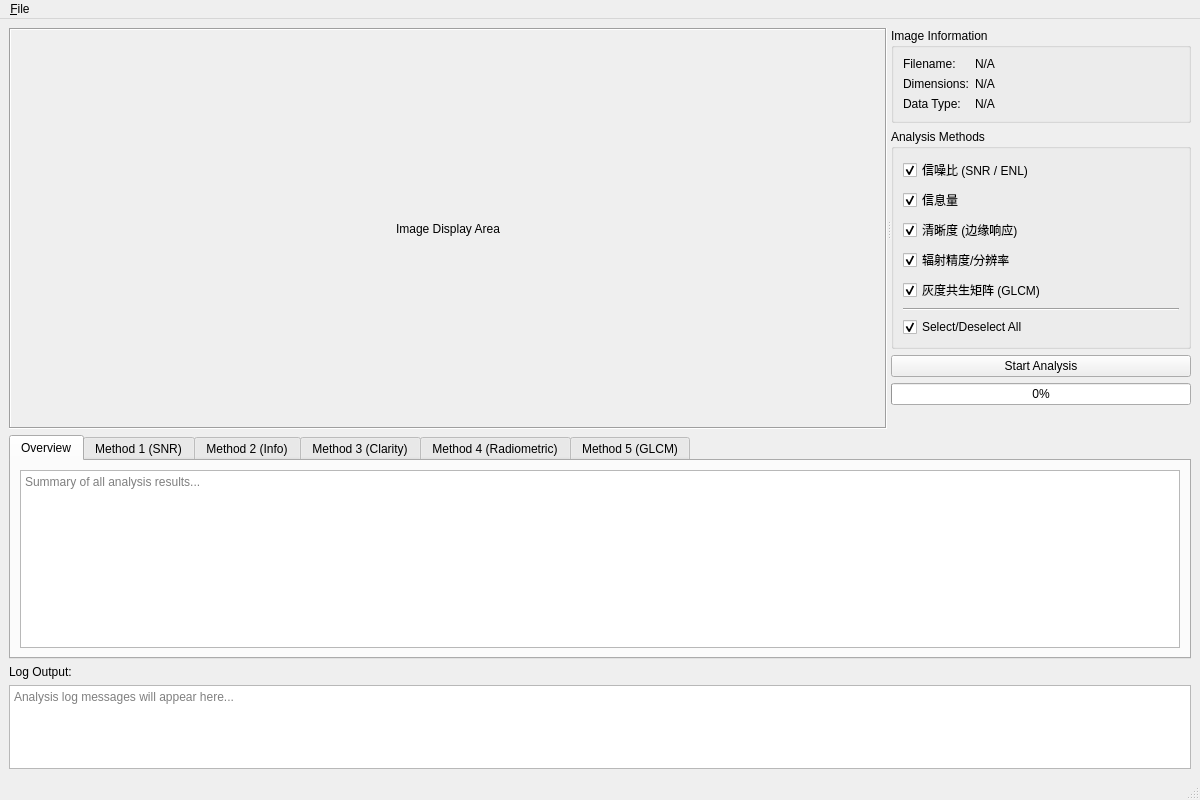
<?xml version="1.0" encoding="UTF-8"?>
<ui version="4.0">
    <class>MainWindow</class>
    <widget class="QMainWindow" name="MainWindow">
        <property name="geometry">
            <rect>
                <x>0</x>
                <y>0</y>
                <width>1200</width>
                <height>800</height>
            </rect>
        </property>
        <property name="windowTitle">
            <string>SAR Image Analyzer</string>
        </property>
        <widget class="QWidget" name="centralwidget">
            <layout class="QVBoxLayout" name="verticalLayout_Main">
                <item>
                    <widget class="QSplitter" name="mainSplitter">
                        <property name="orientation">
                            <enum>Qt::Horizontal</enum>
                        </property>
                        <widget class="QWidget" name="imageWidgetContainer" native="true">
                            <property name="sizePolicy">
                                <sizepolicy hsizetype="Expanding" vsizetype="Expanding">
                                    <horstretch>1</horstretch>
                                    <verstretch>1</verstretch>
                                </sizepolicy>
                            </property>
                            <layout class="QVBoxLayout" name="verticalLayout_Image">
                                <property name="leftMargin">
                                    <number>0</number>
                                </property>
                                <property name="topMargin">
                                    <number>0</number>
                                </property>
                                <property name="rightMargin">
                                    <number>0</number>
                                </property>
                                <property name="bottomMargin">
                                    <number>0</number>
                                </property>
                                <item>
                                    <widget class="QLabel" name="imageDisplayLabel">
                                        <property name="text">
                                            <string>Image Display Area</string>
                                        </property>
                                        <property name="alignment">
                                            <set>Qt::AlignCenter</set>
                                        </property>
                                        <property name="sizePolicy">
                                            <sizepolicy hsizetype="Expanding" vsizetype="Expanding">
                                                <horstretch>0</horstretch>
                                                <verstretch>0</verstretch>
                                            </sizepolicy>
                                        </property>
                                        <property name="frameShape">
                                            <enum>QFrame::Box</enum>
                                        </property>
                                        <property name="frameShadow">
                                            <enum>QFrame::Sunken</enum>
                                        </property>
                                    </widget>
                                </item>
                            </layout>
                        </widget>
                        <widget class="QWidget" name="controlPanelWidget" native="true">
                            <property name="sizePolicy">
                                <sizepolicy hsizetype="Preferred" vsizetype="Preferred">
                                    <horstretch>0</horstretch>
                                    <verstretch>0</verstretch>
                                </sizepolicy>
                            </property>
                            <property name="minimumSize">
                                <size>
                                    <width>300</width>
                                    <height>0</height>
                                </size>
                            </property>
                            <layout class="QVBoxLayout" name="verticalLayout_Controls">
                                <item>
                                    <widget class="QGroupBox" name="imageInfoGroupBox">
                                        <property name="title">
                                            <string>Image Information</string>
                                        </property>
                                        <layout class="QFormLayout" name="formLayout_Info">
                                            <item row="0" column="0">
                                                <widget class="QLabel" name="labelFilename">
                                                    <property name="text">
                                                        <string>Filename:</string>
                                                    </property>
                                                </widget>
                                            </item>
                                            <item row="0" column="1">
                                                <widget class="QLabel" name="valueFilename">
                                                    <property name="text">
                                                        <string>N/A</string>
                                                    </property>
                                                </widget>
                                            </item>
                                            <item row="1" column="0">
                                                <widget class="QLabel" name="labelDimensions">
                                                    <property name="text">
                                                        <string>Dimensions:</string>
                                                    </property>
                                                </widget>
                                            </item>
                                            <item row="1" column="1">
                                                <widget class="QLabel" name="valueDimensions">
                                                    <property name="text">
                                                        <string>N/A</string>
                                                    </property>
                                                </widget>
                                            </item>
                                            <item row="2" column="0">
                                                <widget class="QLabel" name="labelDataType">
                                                    <property name="text">
                                                        <string>Data Type:</string>
                                                    </property>
                                                </widget>
                                            </item>
                                            <item row="2" column="1">
                                                <widget class="QLabel" name="valueDataType">
                                                    <property name="text">
                                                        <string>N/A</string>
                                                    </property>
                                                </widget>
                                            </item>
                                        </layout>
                                    </widget>
                                </item>
                                <item>
                                    <widget class="QGroupBox" name="analysisMethodsGroupBox">
                                        <property name="title">
                                            <string>Analysis Methods</string>
                                        </property>
                                        <layout class="QVBoxLayout" name="verticalLayout_Methods">
                                            <item>
                                                <widget class="QCheckBox" name="checkBoxSNR">
                                                    <property name="text">
                                                        <string>信噪比 (SNR / ENL)</string>
                                                    </property>
                                                    <property name="checked">
                                                        <bool>true</bool>
                                                    </property>
                                                </widget>
                                            </item>
                                            <item>
                                                <widget class="QCheckBox" name="checkBoxInfoContent">
                                                    <property name="text">
                                                        <string>信息量</string>
                                                    </property>
                                                    <property name="checked">
                                                        <bool>true</bool>
                                                    </property>
                                                </widget>
                                            </item>
                                            <item>
                                                <widget class="QCheckBox" name="checkBoxClarity">
                                                    <property name="text">
                                                        <string>清晰度 (边缘响应)</string>
                                                    </property>
                                                    <property name="checked">
                                                        <bool>true</bool>
                                                    </property>
                                                </widget>
                                            </item>
                                            <item>
                                                <widget class="QCheckBox"
                                                    name="checkBoxRadiometricAccuracy">
                                                    <property name="text">
                                                        <string>辐射精度/分辨率</string>
                                                    </property>
                                                    <property name="checked">
                                                        <bool>true</bool>
                                                    </property>
                                                </widget>
                                            </item>
                                            <item>
                                                <widget class="QCheckBox" name="checkBoxGLCM">
                                                    <property name="text">
                                                        <string>灰度共生矩阵 (GLCM)</string>
                                                    </property>
                                                    <property name="checked">
                                                        <bool>true</bool>
                                                    </property>
                                                </widget>
                                            </item>
                                            <item>
                                                <widget class="Line" name="line">
                                                    <property name="orientation">
                                                        <enum>Qt::Horizontal</enum>
                                                    </property>
                                                </widget>
                                            </item>
                                            <item>
                                                <widget class="QCheckBox" name="checkBoxSelectAll">
                                                    <property name="text">
                                                        <string>Select/Deselect All</string>
                                                    </property>
                                                    <property name="checked">
                                                        <bool>true</bool>
                                                    </property>
                                                </widget>
                                            </item>
                                        </layout>
                                    </widget>
                                </item>
                                <item>
                                    <widget class="QPushButton" name="startAnalysisButton">
                                        <property name="text">
                                            <string>Start Analysis</string>
                                        </property>
                                    </widget>
                                </item>
                                <item>
                                    <widget class="QProgressBar" name="progressBar">
                                        <property name="value">
                                            <number>0</number>
                                        </property>
                                        <property name="textVisible">
                                            <bool>true</bool>
                                        </property>
                                        <property name="format">
                                            <string>%p%</string>
                                        </property>
                                    </widget>
                                </item>
                                <item>
                                    <spacer name="verticalSpacer_Controls">
                                        <property name="orientation">
                                            <enum>Qt::Vertical</enum>
                                        </property>
                                        <property name="sizeHint" stdset="0">
                                            <size>
                                                <width>20</width>
                                                <height>40</height>
                                            </size>
                                        </property>
                                    </spacer>
                                </item>
                            </layout>
                        </widget>
                    </widget>
                </item>
                <item>
                    <widget class="QTabWidget" name="resultsTabWidget">
                        <property name="currentIndex">
                            <number>0</number>
                        </property>
                        <property name="sizePolicy">
                            <sizepolicy hsizetype="Expanding" vsizetype="Minimum">
                                <horstretch>0</horstretch>
                                <verstretch>0</verstretch>
                            </sizepolicy>
                        </property>
                        <property name="minimumSize">
                            <size>
                                <width>0</width>
                                <height>150</height>
                            </size>
                        </property>
                        <widget class="QWidget" name="tabOverview">
                            <attribute name="title">
                                <string>Overview</string>
                            </attribute>
                            <layout class="QVBoxLayout" name="verticalLayout_TabOverview">
                                <item>
                                    <widget class="QTextEdit" name="overviewResultsTextEdit">
                                        <property name="readOnly">
                                            <bool>true</bool>
                                        </property>
                                        <property name="placeholderText">
                                            <string>Summary of all analysis results...</string>
                                        </property>
                                    </widget>
                                </item>
                            </layout>
                        </widget>
                        <widget class="QWidget" name="tabMethod1">
                            <attribute name="title">
                                <string>Method 1 (SNR)</string>
                            </attribute>
                            <layout class="QVBoxLayout" name="verticalLayout_TabMethod1">
                                <item>
                                    <widget class="QTextEdit" name="method1ResultsTextEdit">
                                        <property name="readOnly">
                                            <bool>true</bool>
                                        </property>
                                        <property name="placeholderText">
                                            <string>Detailed results for Method 1 (e.g., SNR: 15.2)</string>
                                        </property>
                                    </widget>
                                </item>
                            </layout>
                        </widget>
                        <widget class="QWidget" name="tabMethod2">
                            <attribute name="title">
                                <string>Method 2 (Info)</string>
                            </attribute>
                            <layout class="QVBoxLayout" name="verticalLayout_TabMethod2">
                                <item>
                                    <widget class="QTextEdit" name="method2ResultsTextEdit">
                                        <property name="readOnly">
                                            <bool>true</bool>
                                        </property>
                                        <property name="placeholderText">
                                            <string>Detailed results for Method 2 (Information
                                                Content)</string>
                                        </property>
                                    </widget>
                                </item>
                            </layout>
                        </widget>
                        <widget class="QWidget" name="tabMethod3">
                            <attribute name="title">
                                <string>Method 3 (Clarity)</string>
                            </attribute>
                            <layout class="QVBoxLayout" name="verticalLayout_TabMethod3">
                                <item>
                                    <widget class="QTextEdit" name="method3ResultsTextEdit">
                                        <property name="readOnly">
                                            <bool>true</bool>
                                        </property>
                                        <property name="placeholderText">
                                            <string>Detailed results for Method 3 (Clarity / Edge
                                                Response)</string>
                                        </property>
                                    </widget>
                                </item>
                            </layout>
                        </widget>
                        <widget class="QWidget" name="tabMethod4">
                            <attribute name="title">
                                <string>Method 4 (Radiometric)</string>
                            </attribute>
                            <layout class="QVBoxLayout" name="verticalLayout_TabMethod4">
                                <item>
                                    <widget class="QTextEdit" name="method4ResultsTextEdit">
                                        <property name="readOnly">
                                            <bool>true</bool>
                                        </property>
                                        <property name="placeholderText">
                                            <string>Detailed results for Method 4 (Radiometric
                                                Accuracy / Resolution)</string>
                                        </property>
                                    </widget>
                                </item>
                            </layout>
                        </widget>
                        <widget class="QWidget" name="tabMethod5">
                            <attribute name="title">
                                <string>Method 5 (GLCM)</string>
                            </attribute>
                            <layout class="QVBoxLayout" name="verticalLayout_TabMethod5">
                                <item>
                                    <widget class="QTextEdit" name="method5ResultsTextEdit">
                                        <property name="readOnly">
                                            <bool>true</bool>
                                        </property>
                                        <property name="placeholderText">
                                            <string>Detailed results for Method 5 (GLCM: Contrast,
                                                Energy, Entropy, Correlation...)</string>
                                        </property>
                                    </widget>
                                </item>
                            </layout>
                        </widget>
                    </widget>
                </item>
                <item>
                    <widget class="QLabel" name="labelLog">
                        <property name="text">
                            <string>Log Output:</string>
                        </property>
                    </widget>
                </item>
                <item>
                    <widget class="QTextEdit" name="logTextEdit">
                        <property name="readOnly">
                            <bool>true</bool>
                        </property>
                        <property name="maximumSize">
                            <size>
                                <width>16777215</width>
                                <height>100</height>
                            </size>
                        </property>
                        <property name="placeholderText">
                            <string>Analysis log messages will appear here...</string>
                        </property>
                    </widget>
                </item>
            </layout>
        </widget>
        <widget class="QMenuBar" name="menubar">
            <property name="geometry">
                <rect>
                    <x>0</x>
                    <y>0</y>
                    <width>1200</width>
                    <height>29</height>
                </rect>
            </property>
            <widget class="QMenu" name="menuFile">
                <property name="title">
                    <string>&amp;File</string>
                </property>
                <addaction name="actionOpenImage" />
                <addaction name="separator" />
                <addaction name="actionExit" />
            </widget>
            <addaction name="menuFile" />
        </widget>
        <widget class="QStatusBar" name="statusbar" />
        <action name="actionOpenImage">
            <property name="text">
                <string>Open Image</string>
            </property>
            <property name="toolTip">
                <string>Open SAR Image File (Ctrl+O)</string>
            </property>
            <property name="shortcut">
                <string>Ctrl+O</string>
            </property>
        </action>
        <action name="actionExit">
            <property name="text">
                <string>E&amp;xit</string>
            </property>
            <property name="shortcut">
                <string>Ctrl+Q</string>
            </property>
        </action>
    </widget>
    <resources />
    <connections>
        <connection>
            <sender>actionExit</sender>
            <signal>triggered()</signal>
            <receiver>MainWindow</receiver>
            <slot>close()</slot>
            <hints>
                <hint type="sourcelabel">
                    <x>-1</x>
                    <y>-1</y>
                </hint>
                <hint type="destinationlabel">
                    <x>599</x>
                    <y>399</y>
                </hint>
            </hints>
        </connection>
    </connections>
</ui>
